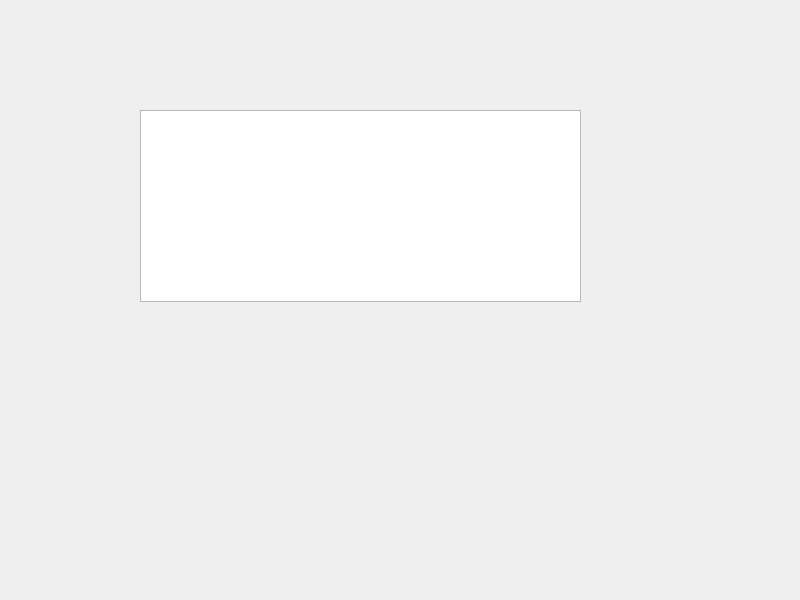
<?xml version="1.0" encoding="UTF-8"?>
<ui version="4.0">
 <class>Widget</class>
 <widget class="QWidget" name="Widget">
  <property name="geometry">
   <rect>
    <x>0</x>
    <y>0</y>
    <width>800</width>
    <height>600</height>
   </rect>
  </property>
  <property name="windowTitle">
   <string>Widget</string>
  </property>
  <widget class="QTableWidget" name="tableWidget">
   <property name="geometry">
    <rect>
     <x>140</x>
     <y>110</y>
     <width>441</width>
     <height>192</height>
    </rect>
   </property>
  </widget>
 </widget>
 <resources/>
 <connections/>
</ui>
